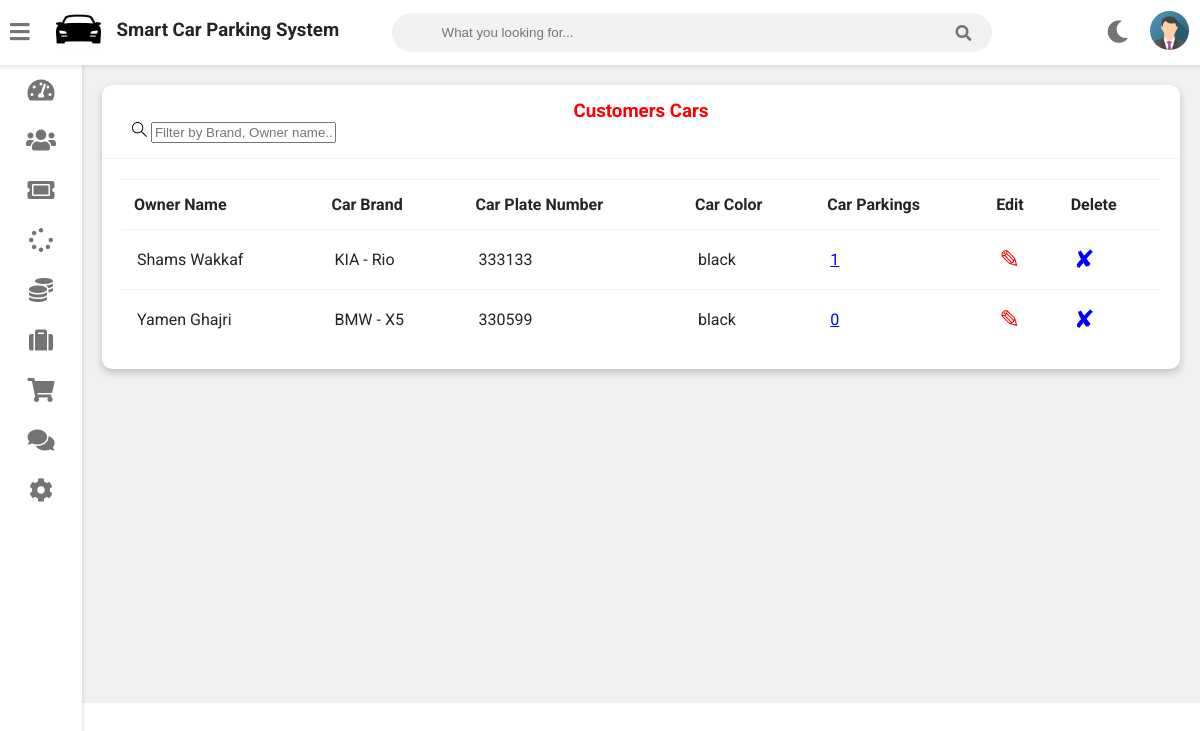
/cars/cars-list, run on the app's committed database.
### core/models.py (models this page shows, shortened)
class Car(models.Model):
    owner = models.ForeignKey(User, on_delete=models.SET_NULL, null=True, related_name='users')
    brand = models.ForeignKey(Brand, on_delete=models.SET_NULL, null=True)
    plate_number = models.CharField(max_length=100)
    color        = models.CharField(max_length=100)

class User(AbstractUser):
    PERMISSIONS_TYPES = (
        ('Garage Manager', 'Garage Manager'),
        ('Cashier', 'Cashier'),
        ('Customer', 'Customer'),
    )
    permission = models.CharField(max_length=100, choices=PERMISSIONS_TYPES)
    first_name   = models.CharField(max_length=100)
    last_name    = models.CharField(max_length=100)
    email        = models.EmailField(unique=True, null=True)
    phone_number = models.CharField(max_length=100)
    avatar       = models.ImageField(null=True, blank=True)
    def __str__(self):
        return str(self.first_name) + ' ' + str(self.last_name)

class Brand(models.Model):
    name  = models.CharField(max_length=200, null=False)
    model = models.CharField(max_length=200, null=True, blank=True)
    def __str__(self):
        return str(self.name) + ' - ' + str(self.model)

### cars/views.py (the view)
# urls.py: path('cars-list', views.car_list, name='car-list'),
def car_list(request):
    q = request.GET.get('q') if request.GET.get('q') != None else ''    # filtering value (Brand)
    car_list = Car.objects.filter(
        Q(brand__name__icontains=q)  |
        Q(brand__model__icontains=q) |
        Q(plate_number__icontains=q)  |
        Q(owner__first_name__icontains=q) |
        Q(owner__last_name__icontains=q)
    )
    carParkingsCount = []
    for car in car_list:
        carParkingsCount.append(Parking.objects.filter(
            car_id = car.id
        ).count())
    data = zip(car_list, carParkingsCount)
    return render(request, 'admin_car_list.html', {'data': data})

### cars/templates/admin_car_list.html (shortened to what this page needs)
{% extends 'vehicle/adminbase.html' %}
{% block content %}
<div class="wrapper">
  <div class="row">
    <div class="col-12 col-m-12 col-sm-12">
      <div class="card">
        <div class="card-header">
          <h3 style="color: red; text-align: center">
            Customers Cars
          </h3>
          <form action="{% url 'cars:car-list' %}" method="GET" class="header__search">
            <label>
              <input name="q" placeholder="Filter by Brand, Owner name..." />
            </label>
          </form>
        </div>
        <div class="card-content">
          <table>
            <thead>
              <tr>
                <th>Owner Name</th>
                <th>Car Brand</th>
                <th>Car Plate Number</th>
                <th>Car Color</th>
                <th>Car Parkings</th>
                <th>Edit</th>
                <th>Delete</th>
              </tr>
            </thead>
            <tbody>
              {% for car, parkings in data %}
			  <tr>
				<td>{{ car.owner }}</td>
				<td>{{ car.brand }}</td>
				<td>{{ car.plate_number }}</td>
        <td>{{ car.color }}</td>
        <td>
          <a href="{% url 'car-parking' car.id %}"
            >{{ parkings }}</a
          >
        </td>
                <td>
                  <a href="{% url 'cars:update-car' car.id  %}"
                     style="color: red; text-decoration: none; font-size: 25px">&#9998;</a>
                </td>
                <td>
					<a href="{% url 'cars:delete-car' car.id  %}"
                     style="color: blue; text-decoration: none; font-size: 25px">&#10008;</a>
                </td>
              </tr>
              {% endfor %}
            </tbody>
          </table>
        </div>
      </div>
    </div>
  </div>
  <br /><br /><br /><br /><br /><br /><br /><br /><br /><br /><br /><br /><br /><br /><br /><br />
</div>
{% endblock content %}

### static/style.css (style rules this page uses)
:root { --primary-color: #4834d4; --success-color: #6ab04c; --warning-color: #f0932b; --danger-color: #eb4d4b; --light-color: #212529; --light-second-color: #727475; --light-background: #ffffff; --light-second-background: #f1f1f1; --dark-color: #909090; --dark-second-color: #f5f6fa; --dark-background: #23242D; --dark-second-background: #181818; }
.light { --main-bg-color: var(--light-background); --second-bg-color: var(--light-second-background); --main-color: var(--light-color); --second-color: var(--light-second-color); }
* { box-sizing: border-box; }
body { font-family: 'Roboto', sans-serif; background: var(--main-bg-color); color: var(--main-color); margin: 0; }
.wrapper { padding: 10px; margin-left: 82px; padding-top: 75px; background: var(--second-bg-color); transition: margin-left .5s; }
.row { display: flex; flex-wrap: wrap; flex-direction: row; }
.row:after, .row:before { box-sizing: border-box; }
[class*="col-"] { padding: 10px; }
@media only screen and (min-width: 600px) { .col-sm-12 { width: 100%; } }
@media only screen and (min-width: 768px) { .col-m-12 { width: 100%; } }
@media only screen and (min-width: 992px) { .col-12 { width: 100%; } }
.card { background: var(--main-bg-color); color: var(--main-color); border-radius: 10px; margin-bottom: 10px; box-shadow: 0 4px 8px 0 rgba(0,0,0,0.2); }
.card-header { padding: 15px 30px; border-bottom: 1px solid var(--second-bg-color); position: relative; }
.card-header h3 { margin: 0; }
.card-content { padding: 20px; overflow-x: auto; }
table { border-collapse: collapse; width: 100%; }
table td { border-top: 1px solid var(--second-bg-color); padding: 15px; }
table th { border-top: 1px solid var(--second-bg-color); border-bottom: 1px solid var(--second-bg-color); padding: 15px 12px; text-align: left; }

### data on the page
Car: owner "Shams Wakkaf", brand "KIA - Rio", plate_number "333133", color "black", id "1"
Car: owner "Yamen Ghajri", brand "BMW - X5", plate_number "330599", color "black", parkings "0"
